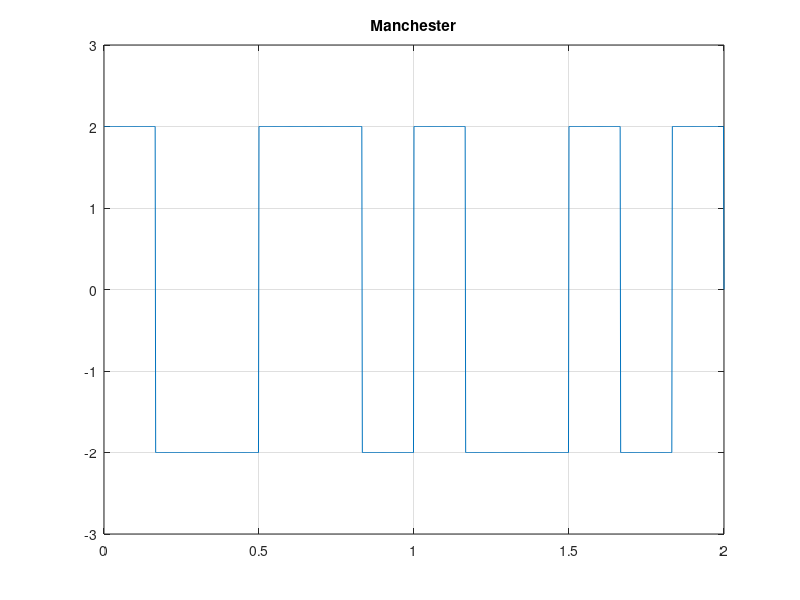

MATLAB code to generate this figure:
%code for Manchester signal

clc;
close all;
clear all;

A=2;
bitrate=6/2;

%x=[0 1 0 1 0 0 0 1 1 0 1 1 0 0 0 1];
x=[0 1 0 0  1 1]
T=length(x);
n=100;
N=2*n*T*bitrate;
dt=T/N;
t=0:dt:T/bitrate;
y=zeros(1,length(t));
    for i=0:1:(T-1);
        if x(i+1)==1
            y(i*2*n+1 : (2*i+1)*n)=-A;
            y((i*2+1)*n+1 : (2*i+2)*n)=A;
        else
            y(i*2*n+1 : (2*i+1)*n)=A;
            y((2*i+1)*n+1 : (2*i+2)*n)=-A;
        end;
    end;
plot(t,y);
axis([0 t(end) -(A+1) (A+1)]);
grid on;
title('Manchester');

j=1;
 for i=0:2*n:(length(t)-1);
        if y(i+1)==A
            p(j)=0;
        else
            p(j)=1;
        end;
        
        j=j+1;
       
 end;
 p(1:T)
